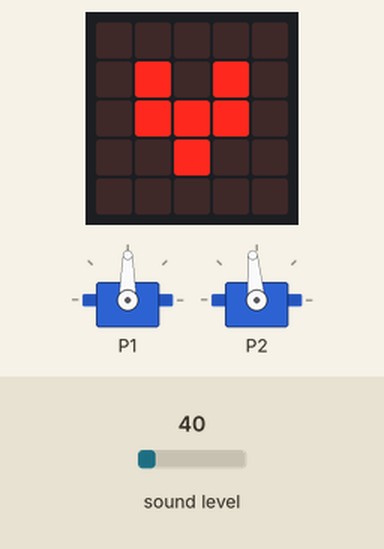
Simulated run of this program. Board: BBC micro:bit (MakeCode). Parts: the board's 5×5 LED display, 2 × servo. Inputs (shaded band) come from the test bench; at power-on: sound level 40.

Above: at 1.8 s.
1.9 s: sound level set to 118
3.4 s: sound level set to 123
At 3.8 s:
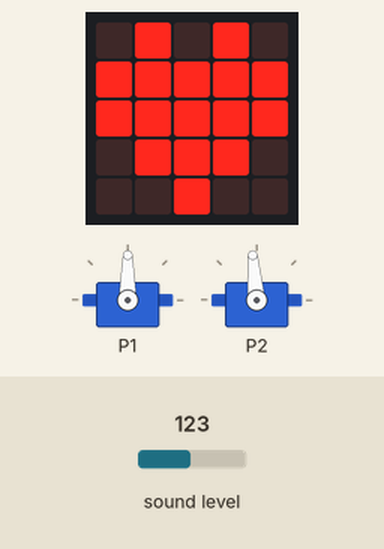
At 5.51 s:
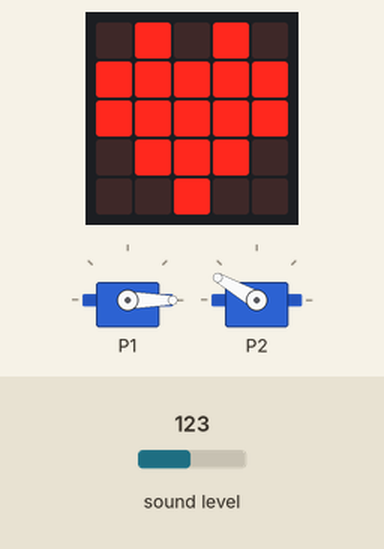
Timing chart, 0 to 11.9 s (numbered marks = the images above; inputs shaded):
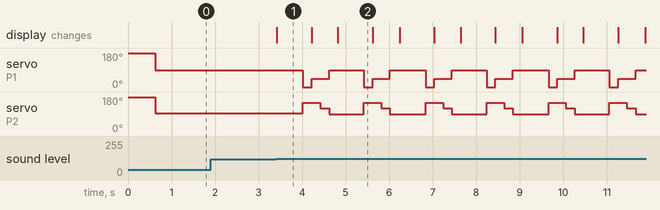

The program:

main.ts
```typescript
input.onSound(DetectedSound.Loud, function () {

})
let servo2_angles: number[] = []
let servo1_angles: number[] = []
basic.showIcon(IconNames.SmallHeart)
// 서보 초기 설정
servos.P1.setPulse(2500)
servos.P2.setPulse(2500)
// 초기 각도 설정
servos.P2.setAngle(95)
servos.P1.setAngle(90)
basic.forever(function () {
    if (input.soundLevel() > 120) {
        servo1_angles = [
        0,
        45,
        45,
        90
        ]
        servo2_angles = [
        150,
        150,
        120,
        90
        ]
        for (let index = 0; index < 2; index++) {
            basic.clearScreen()
            basic.showIcon(IconNames.Heart)
            for (let i = 0; i <= servo1_angles.length - 1; i++) {
                // 두 서보 동시 설정
                servos.P1.setAngle(servo1_angles[i])
                servos.P2.setAngle(servo2_angles[i])
                basic.pause(200)
                basic.clearScreen()
            }
        }
    } else {
        // 초기 각도 설정
        servos.P2.setAngle(95)
        servos.P1.setAngle(90)
    }
})
```

test.ts
```typescript
// 테스트는 여기로 이동합니다; 이 패키지가 확장으로 사용될 때 컴파일되지 않을 것 입니다.
```

Measured:
- the behaviour switches between 120 and 121 on sound level (found by bisection; images 0 and 1)
- after the input at 1.9 s, every drawn part: stays the same
- after the input at 3.4 s, servo on P1: 90° → 0° after 0.62 s, then repeats every 1.4 s: 45° 0.40 s, 90° 0.80 s, 0° 0.20 s; servo on P2: 95° → 150° after 0.62 s, then repeats every 1.4 s: 120° 0.20 s, 90° 0.80 s, 150° 0.40 s; the display: changes at once (image 1)
- what the display in image 1 shows lasts 0.8 s, from 3.4 s to 4.2 s
